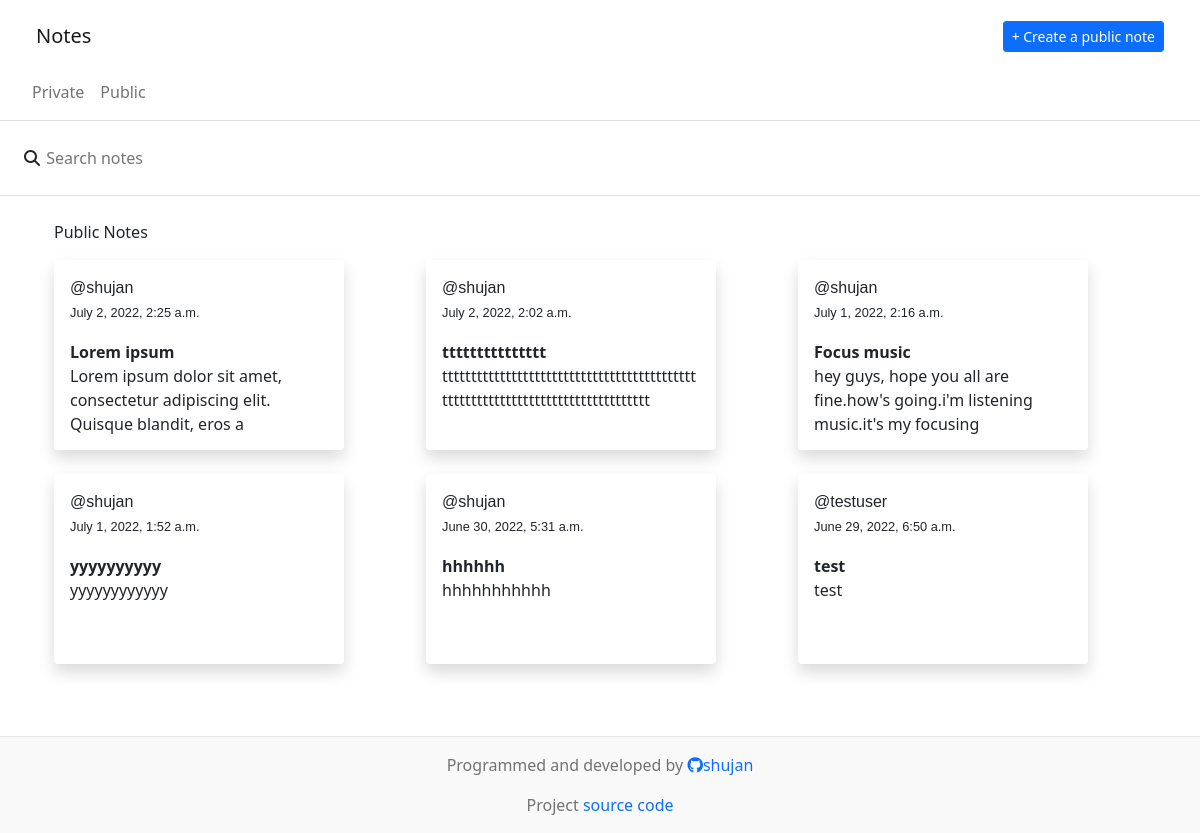
Screenshot of /public/ with the database file from the repository.
### baseapp/models.py (models this page shows, shortened)
class Note(models.Model):
    author = models.ForeignKey(User, on_delete=models.CASCADE)
    title = models.CharField(max_length=15, blank=False, null=False)
    body = models.TextField(max_length=80, blank=False, null=False)
    created_on = models.DateTimeField(default=timezone.now)
    PUBLISH = (
    ("1", "Private"),
    ("2", "Public"),
    )
    publish_as = models.CharField(max_length= 30,
        choices = PUBLISH,
        default = 'Public'
        )
    class Meta:
        ordering = ["-title"]

### baseapp/views.py (the view)
# urls.py: path('public/', Index.as_view(), name="index"),
class Index(ListView):
    model = Note
    def get(self, request, *args, **kwargs):
        notes = Note.objects.filter(publish_as =2).order_by('-created_on')
        context ={
            'notes' : notes,
        }
        return render(request, 'baseapp/note_list.html', context)

### baseapp/templates/baseapp/note_list.html (shortened to what this page needs)
{% extends 'baseapp/base.html' %}
{% block content %}
    <div class="container pt-4">
        <div class="container">
            <p>Public Notes</p>
            <div class="row">
                {% for note in notes %}
                <div class="col-md-4 border-primary mb-4 " >
                    <div class="shadow bg-white rounded p-3" style="width: 290px;height: 190px;">
                        <div class="header ">
                        <p  class="note-author" >@{{note.author}} &nbsp;
                            <br><span class="note-date">{{note.created_on}}</span></p>
                        </div>
                        <div class="">
                            <p class="note-title p-0 m-0">{{note.title}}</p>
                            <span class="note-body" >{{note.body}}</span>
                        </div>
                    </div>
                </div>
                {% endfor %}
        </div>
    </div>
{% endblock content %}

### baseapp/templates/baseapp/base.html (shortened to what this page needs)
<!doctype html>
<html lang="en">
  <head>
    <link href="https://cdn.jsdelivr.net/npm/bootstrap@5.0.2/dist/css/bootstrap.min.css" rel="stylesheet">
  </head>
  <body>
  </body>
    <header class="navbar navbar-light bg-white px-4 py-3 btn-focus-width">
        <div class="container-fluid">
        <a class="navbar-brand">Notes</a>
        <form class="d-flex">
            <a class="btn btn-sm btn-outline-primary bg-primary text-white" href="{% url 'create-note' %}">+ Create a public note</a>
        </form>
        </div>
        </header>
    <nav class="navbar navbar-expand-lg navbar-light px-4 pt-0 border-bottom  my-nav" >
        <div container-fluid>
            <ul class="navbar-nav">
                <li class="nav-item active">
                    <a class="nav-link" href="{% url 'private-note' %}">Private</a>
                </li>
                <li class="nav-item active">
                    <a class="nav-link" href="{% url 'index' %}">Public</a>
                </li>
            </ul>
        </div>
    </nav>
    <div class="p-4 search-box border-bottom">
        <form action="{% url 'search' %}">
            <span>
                <i class="fa fa-search" aria-hidden="true" bag></i>
            </span>
            <input name="query" value="{{request.GET.query}}" id="search-onput" type="text-light expand-large" class="no-outline" placeholder="Search notes">
        </form>
    </div>
    <main class="">
    <div>
    {% block content %}
    {% endblock content %}
    </div>
    </main>
    <footer class="blog-footer mt-5">
        <p>Programmed and developed  by <a style="text-decoration: none;" href="https://github.com/shujan-ahamed"> <i class="fa-brands fa-github"></i>shujan</a></p>
        <p>Project <a style="text-decoration: none;" href="https://github.com/shujan-ahamed/noteapp">source code</a></p>
      </footer>
</html>

### baseapp/templates/baseapp/base.html (style rules this page uses)
.note-author { font-family: sans-serif; }
#search-onput { border-top-style: hidden; border-right-style: hidden; border-left-style: hidden; border-bottom-style: hidden; }
.note-title { font-size: 1rem; font-weight: 600; }
.note-date { font-size: 0.8rem; font-weight: .5rem; font-family: sans-serif; }
.note-body { word-wrap: break-word; }
.blog-footer { padding: 1rem 0; color: #727272; text-align: center; background-color: #f9f9f9; border-top: .05rem solid #e5e5e5; }
.blog-footer p:last-child { margin-bottom: 0; }

### rows the page displays
Note: author "shujan", created_on "July 2, 2022, 2:25 a.m.", title "Lorem ipsum", body "Lorem ipsum dolor sit amet, consectetur adipiscing elit. Quisque blandit, eros a"
Note: author "shujan", created_on "July 2, 2022, 2:02 a.m.", title "ttttttttttttttt", body "tttttttttttttttttttttttttttttttttttttttttttttttttttttttttttttttttttttttttttttttt"
Note: author "shujan", created_on "July 1, 2022, 2:16 a.m.", title "Focus music", body "hey guys, hope you all are fine.how's going.i'm listening music.it's my focusing"
Note: author "shujan", created_on "July 1, 2022, 1:52 a.m.", title "yyyyyyyyyy", body "yyyyyyyyyyyy"
Note: author "shujan", created_on "June 30, 2022, 5:31 a.m.", title "hhhhhh", body "hhhhhhhhhhh"
Note: author "testuser", created_on "June 29, 2022, 6:50 a.m.", title "test", body "test"
